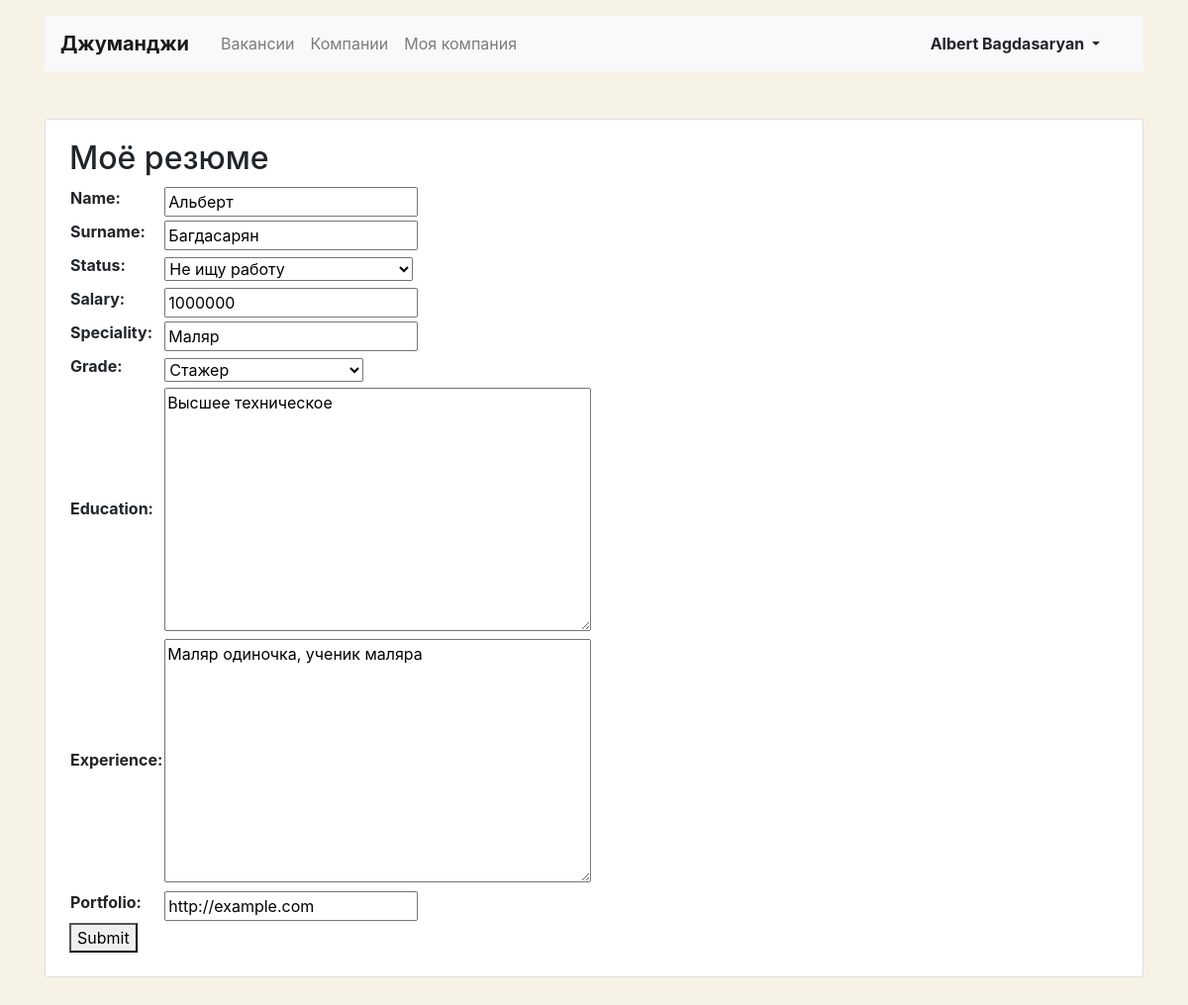
The page /myresume/ (signed in) on the database its author committed.
### vacancy/models.py (models this page shows, shortened)
class Resume(models.Model):
    user = models.OneToOneField(User, on_delete=models.CASCADE, related_name="resume", null=True)
    name = models.CharField(max_length=120)
    surname = models.CharField(max_length=120)
    NOTREADY = 'NR'
    READYTOOFFER = 'RF'
    READYTOWORK = 'RW'
    READYNESS_STATUS_CHOICES = [
        (NOTREADY, 'Не ищу работу'),
        (READYTOOFFER, 'Рассматриваю предложения'),
        (READYTOWORK, 'Ищу работу'),
    ]
    status = models.CharField(
        max_length=2,
        choices=READYNESS_STATUS_CHOICES,
        default=NOTREADY,
    )
    salary = models.IntegerField()
    speciality = models.CharField(max_length=120)
    INTERN = 'IN'
    JUNIOR = 'JN'
    MIDDLE = 'MD'
    LEED = 'LD'
    GRADE_CHOICES = [
        (INTERN, 'Стажер'),
        (JUNIOR, 'Младший разработчик'),
        (MIDDLE, 'Разработчик'),
        (LEED, 'Ведущий разработчик'),
    ]
    grade = models.CharField(
        max_length=2,
        choices=GRADE_CHOICES,
        default=INTERN,
    )
    education = models.TextField()
    experience = models.TextField()
    portfolio = models.URLField(max_length=200)

### vacancy/views.py (the view)
# urls.py: path('myresume/', ResumeView.as_view(), name='myresume'),
class ResumeView(LoginRequiredMixin, DetailView):
    login_url = '/login/'
    def get(self, request, *args):
        resume = Resume.objects.filter(user__id=request.user.id).first()
        if not resume:
            return redirect('/myresume/letsstart/')
        else:
            form = ResumeForm(instance=resume)
            return render(request, 'vacancy/resume.html/', context={'form': form})

### vacancy/forms.py
class ResumeForm(forms.ModelForm):
    class Meta:
        model = Resume
        fields = ['name', 'surname', 'status', 'salary', 'speciality', 'grade', 'education', 'experience', 'portfolio']

### vacancy/templates/vacancy/resume.html
{% extends 'vacancy/mycompany.html' %}
{% block main %}
<main class="container mt-3 pb-5">
  <div class="row mt-5">
    <div class="col-12 col-lg-12">
      <div class="card">
        <div class="card-body px-4 pb-4">
            <section class="tab-pane fade show active">
                <h2>{% block header %} Моё резюме {% endblock %}</h2>
                <form enctype="multipart/form-data" method="post">{% csrf_token %}
                    <table>{{ form.as_table }}</table>
                    <button type="submit">Submit</button>
                </form>
            </section>
        </div>
      </div>
    </div>
  </div>
</main>
{% endblock %}

### vacancy/templates/vacancy/mycompany.html (shortened to what this page needs)
{% extends "vacancy/base.html" %}
{% block action %}
<div class="btn-group">
  <button type="button" class="btn dropdown-toggle font-weight-bold" data-toggle="dropdown" aria-haspopup="true" aria-expanded="false">
    {{ request.user.first_name }} {{ request.user.last_name }}
  </button>
</div>
{% endblock %}

### vacancy/templates/vacancy/mycompany.html (style rules this page uses)
body { background-color: #F6F2E6; }

### rows shown on the page
Resume: name "Альберт", surname "Багдасарян", status "Не ищу работу", salary "1000000", speciality "Маляр", grade "Стажер", education "Высшее техническое", experience "Маляр одиночка, ученик маляра", portfolio "http://example.com"

### other values the page prints
{{ request.user.first_name }} "Albert"
{{ request.user.last_name }} "Bagdasaryan"
